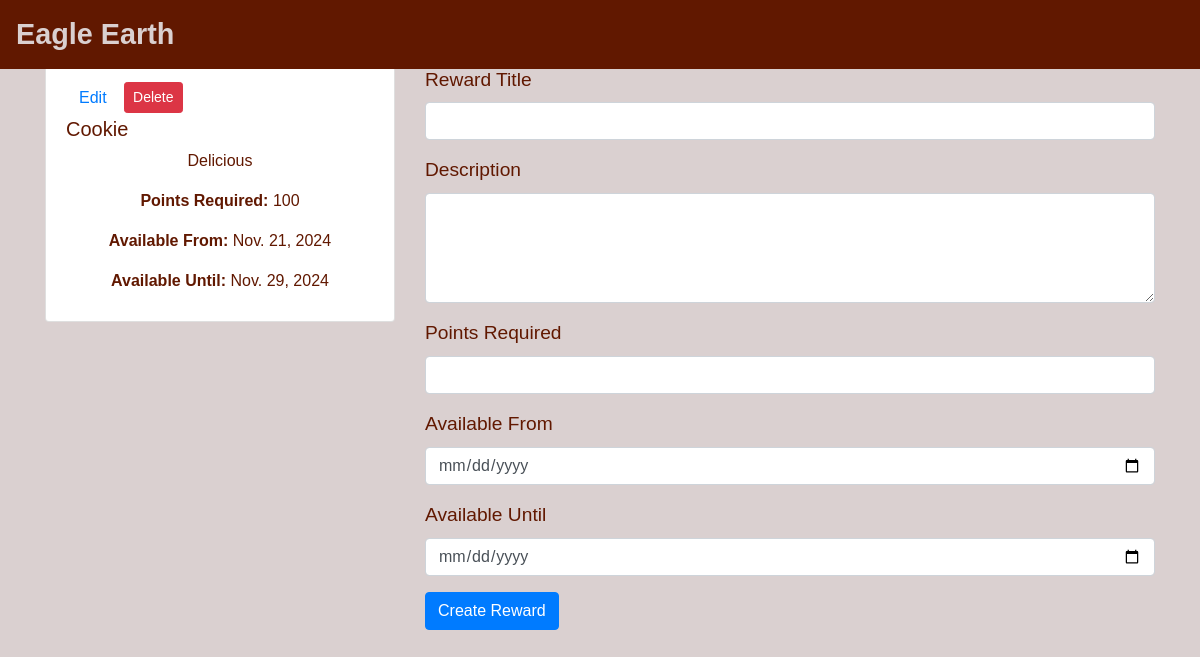
The app's page /create-reward/, older data.
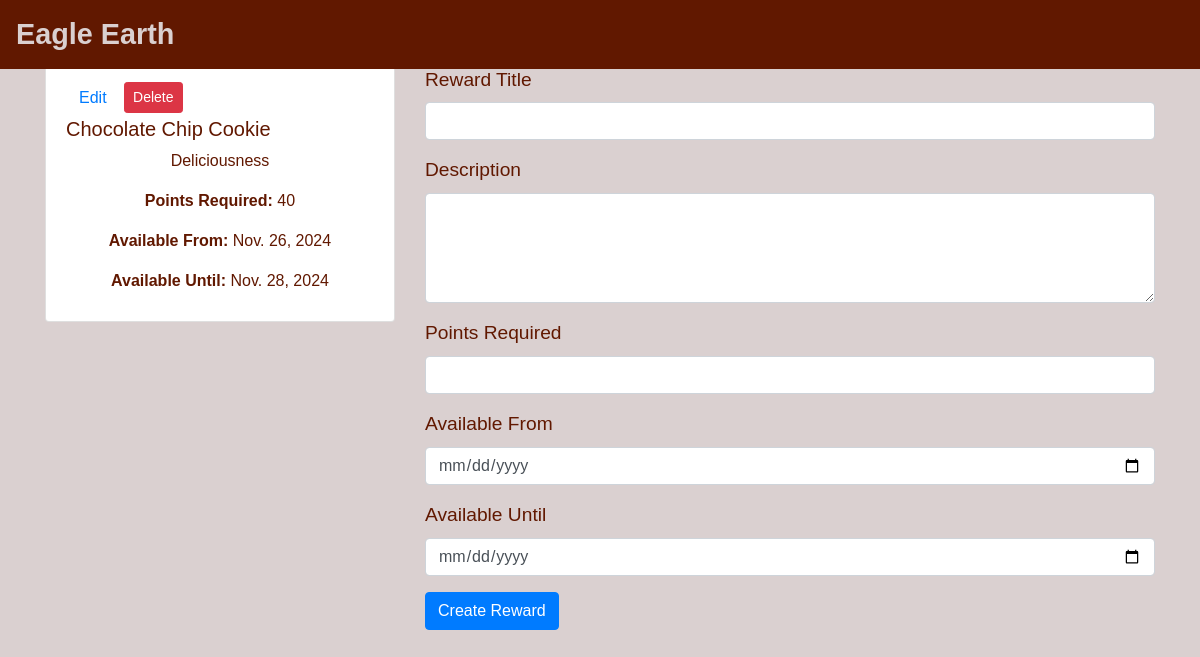
The same page, newer data.
### users/models.py (models this page shows, shortened)
class Reward(models.Model):
    title = models.CharField(max_length=200, help_text="Enter the reward title")
    description = models.TextField(help_text="Enter a brief description of the reward")
    points_required = models.PositiveIntegerField(help_text="Number of points required to redeem")
    available_from = models.DateField(help_text="Reward available from this date")
    available_until = models.DateField(help_text="Reward available until this date")
    is_active = models.BooleanField(default=True, help_text="Set to False when the reward is no longer redeemable")
    class Meta:
        ordering = ['available_from']

### users/views.py (the view, shortened to what this page needs)
# urls.py: path('create-reward/', views.create_reward, name="create_reward"),
def create_reward(request):
    today = date.today()
    rewards = Reward.objects.filter(available_from__lte=today, available_until__gte=today)[:2]
    total_rewards = Reward.objects.filter(available_from__lte=today, available_until__gte=today).count()
    return render(request, 'reward_create.html', {'rewards': rewards, 'total_rewards': total_rewards})

### users/templates/reward_create.html (shortened to what this page needs)
{% extends "layout.html" %}
{% load static %}
{% block content %}
<div class="row">
    <div class="col-md-4">
        <h3>Existing Rewards</h3>
        <ul class="list-group">
            {% for reward in rewards %}
            <li class="list-group-item">
                <form method="get" action="{% url 'update_reward' reward.id %}" class="d-inline">
                    <button type="submit" class="btn btn-link">Edit</button>
                </form>
                <form method="post" action="{% url 'delete_reward' reward.id %}" class="d-inline">
                    <button type="submit" class="btn btn-danger btn-sm">Delete</button>
                </form>
                <h5>{{ reward.title }}</h5>
                <p>{{ reward.description }}</p>
                <p><strong>Points Required:</strong> {{ reward.points_required }}</p>
                <p><strong>Available From:</strong> {{ reward.available_from }}</p>
                <p><strong>Available Until:</strong> {{ reward.available_until }}</p>
            </li>
            {% endfor %}
        </ul>
    </div>
    <div class="col-md-8">
        <h3>Create a New Reward</h3>
        <form method="post" action="{% url 'create_reward' %}">
            <div class="form-group">
                <label for="title">Reward Title</label>
                <input type="text" class="form-control" id="title" name="title" required>
            </div>
            <div class="form-group">
                <label for="description">Description</label>
                <textarea class="form-control" id="description" name="description" rows="4" required></textarea>
            </div>
            <div class="form-group">
                <label for="points_required">Points Required</label>
                <input type="number" class="form-control" id="points_required" name="points_required" min="0" required>
            </div>
            <div class="form-group">
                <label for="available_from">Available From</label>
                <input type="date" class="form-control" id="available_from" name="available_from" required>
            </div>
            <div class="form-group">
                <label for="available_until">Available Until</label>
                <input type="date" class="form-control" id="available_until" name="available_until" required>
            </div>
            <button type="submit" class="btn btn-primary">Create Reward</button>
        </form>
    </div>
</div>
{% endblock %}

Row changes from the older to the newer data that the page shows:
removed Reward: title "Cookie", description "Delicious", points_required "100", available_from "Nov. 21, 2024", available_until "Nov. 29, 2024"
added Reward: title "Chocolate Chip Cookie", description "Deliciousness", points_required "40", available_from "Nov. 26, 2024", available_until "Nov. 28, 2024"
